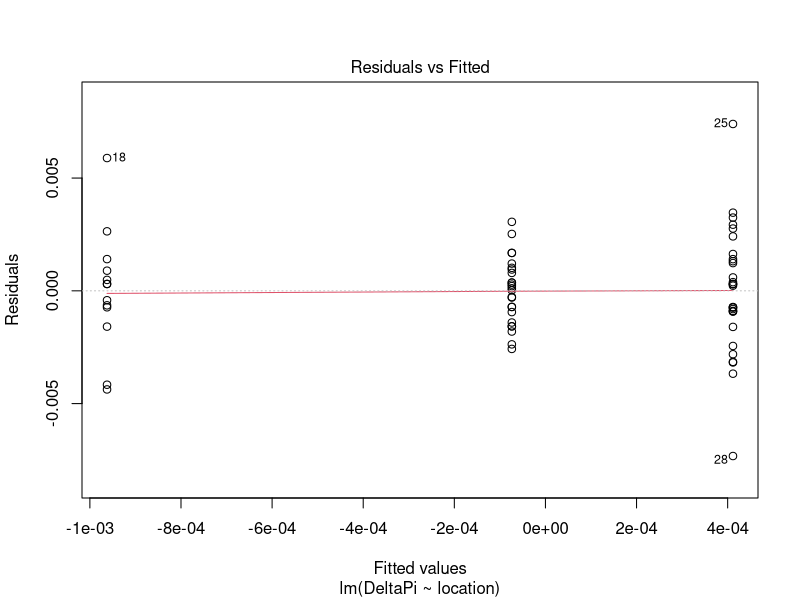
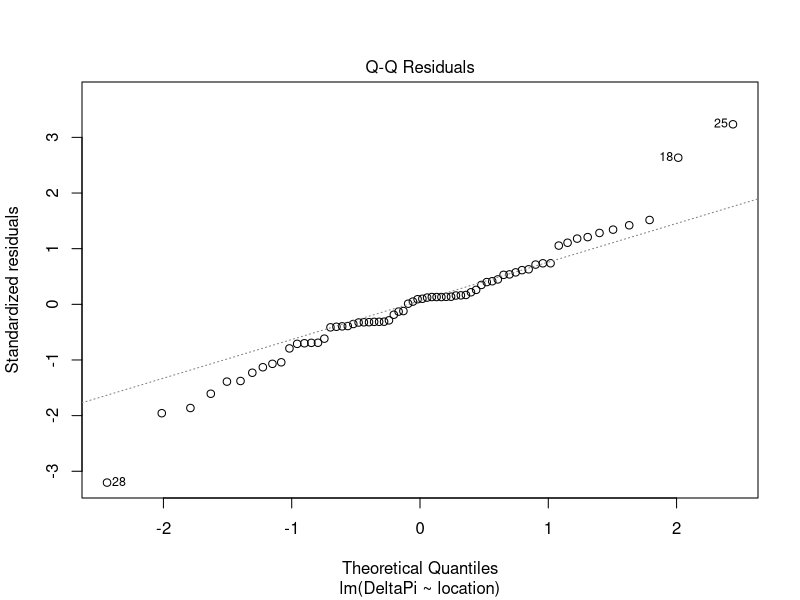
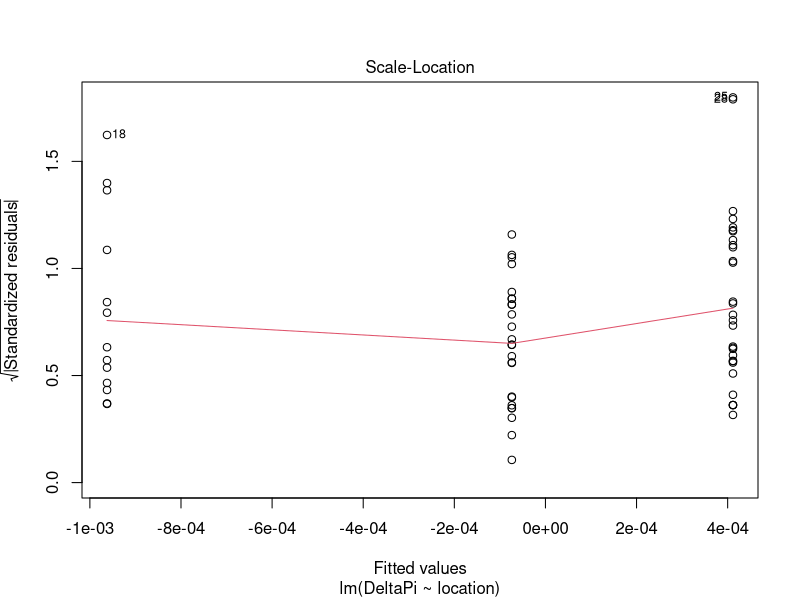
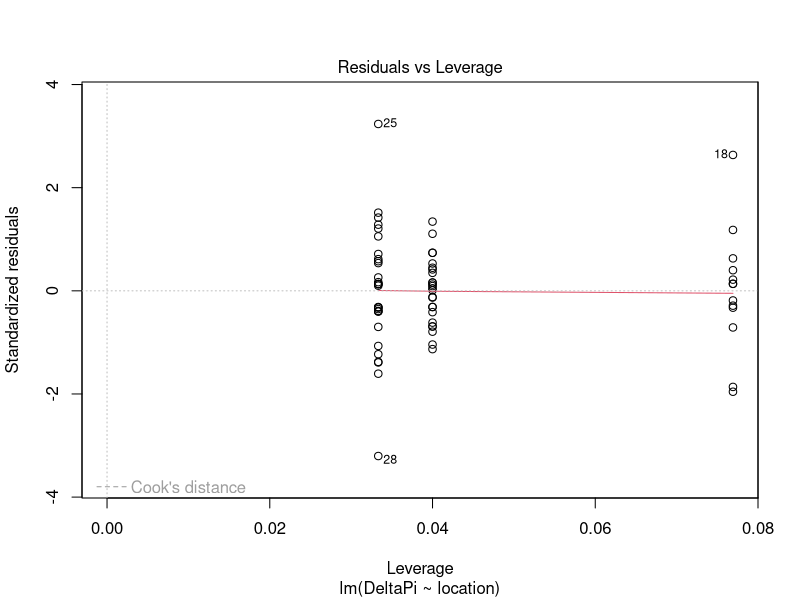

These charts were generated, in order, by the following R code:
# This script will analyze the delta pi values associated with de novo mutations

setwd("/home/topher/RangeExpansionGenetics/FinalAnalyses/DeNovo/")
DeNovoResults <- read.csv("DeNovoResults.csv")

# First run the models for the effect of location
FullModel <- lm(DeltaPi ~ location, data = DeNovoResults)
NullModel <- lm(DeltaPi ~ 1, data = DeNovoResults)
anova(FullModel, NullModel) # p = 0.21

# Check out the model diagnostics
plot(FullModel)

# Generate 95% confidence intervals
ConfDat <- expand.grid(location=factor(c("C", "E", "S")))
temp <- predict(FullModel, ConfDat, interval='confidence') 
DeNovoInts <- cbind(ConfDat, temp)

# Save the results for plotting
save(DeNovoInts, file = "DeNovoReslts.rdata")

